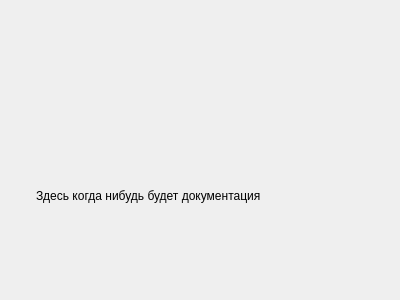
<?xml version="1.0" encoding="UTF-8"?>
<ui version="4.0">
 <class>Form</class>
 <widget class="QWidget" name="Form">
  <property name="geometry">
   <rect>
    <x>0</x>
    <y>0</y>
    <width>400</width>
    <height>300</height>
   </rect>
  </property>
  <property name="windowTitle">
   <string>Form</string>
  </property>
  <widget class="QLabel" name="label">
   <property name="geometry">
    <rect>
     <x>36</x>
     <y>130</y>
     <width>301</width>
     <height>131</height>
    </rect>
   </property>
   <property name="text">
    <string>Здесь когда нибудь будет документация </string>
   </property>
  </widget>
 </widget>
 <resources/>
 <connections/>
</ui>
